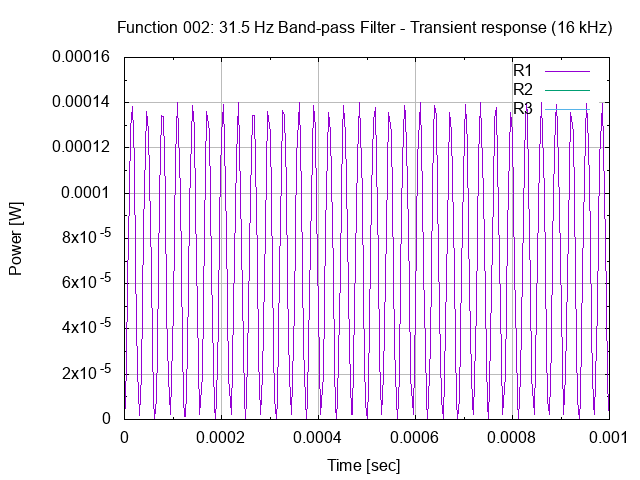

gnuplot code for this plot:
# setup terminal
set term png

# setup graph
set output "26.002.00.03.02.png"
set title "Function 002: 31.5 Hz Band-pass Filter - Transient response (16 kHz)"

# setup Y-axis
set grid ytics lt 1 lw 1 lc rgb "#bbbbbb"
set mytics
set ylabel "Power [W]"

# setup X-axis
set grid xtics lt 1 lw 1 lc rgb "#bbbbbb"
set mxtics
set xrange [0:0.001]
set xlabel "Time [sec]"

# setup plot style
set style data lines
plot '26.002.00.03.02.dat' using 1:2 title "R1", \
     '26.002.00.03.02.dat' using 1:3 title "R2", \
     '26.002.00.03.02.dat' using 1:4 title "R3"

# set output back to default
set output

# reset terminal type
set terminal pop
